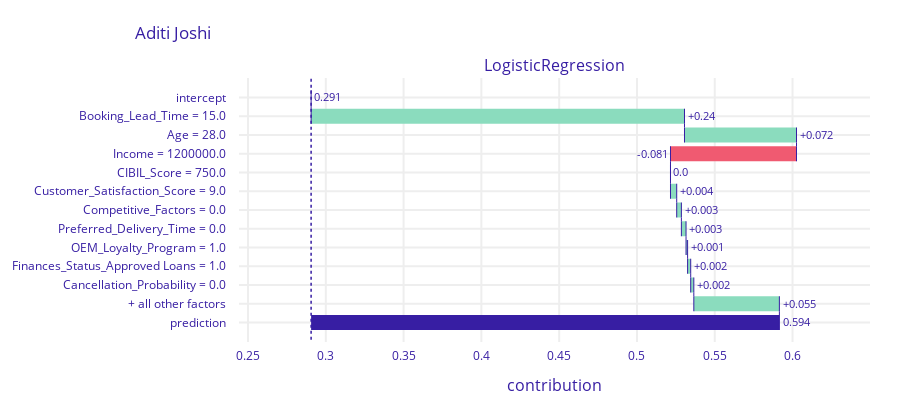
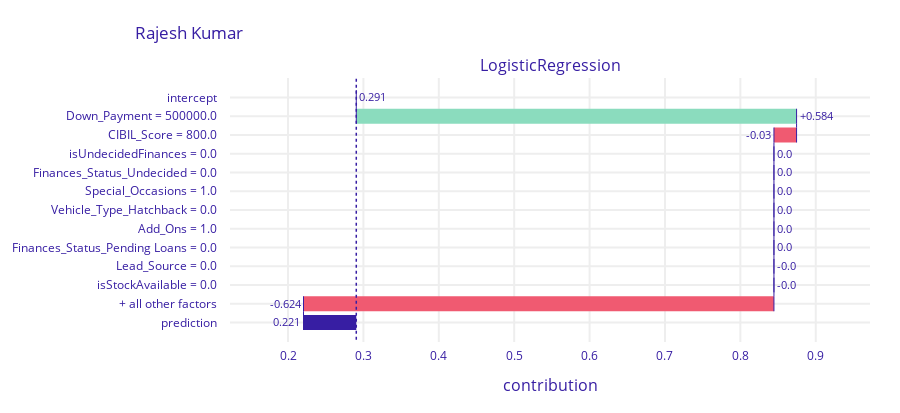
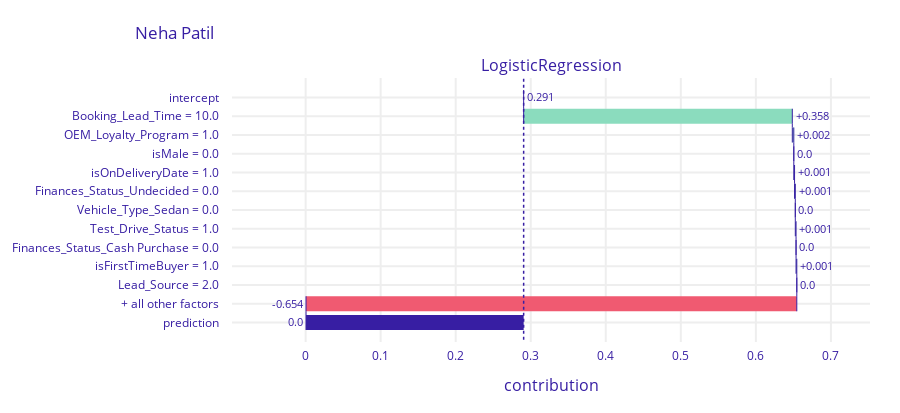
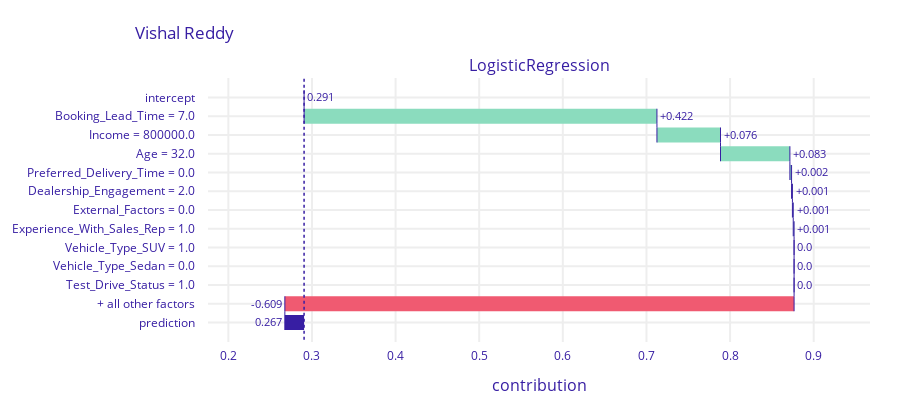

The cell these charts' notebook holds for them, in order:
### Code cell
import dalex as dx

exp = dx.Explainer(model, X, y)
df_index = pd.read_excel('BCI backup.xlsx', sheet_name='Dummy leads')

for i in range(len(X)):
    # Get feature importance
    breakdown = exp.predict_parts(X.iloc[i], type='break_down', label=X.index[0])
    breakdown.plot(title=df_index.iloc[i]['Customer name'])

### Figure 1 — Plotly figure (JSON) as saved in the notebook; plotly's stock layout.template omitted (floating-point values rounded to 4 significant figures)
{"data": [{"base": 0.2906, "connector": {"line": {"color": "#371ea3", "dash": "solid", "width": 1}, "mode": "spanning"}, "decreasing": {"marker": {"color": "#f05a71"}}, "hoverinfo": "text+delta", "hoverlabel": {"bgcolor": "rgba(0,0,0,0.8)"}, "hovertext": ["Average response: 0.291<br>Prediction: 0.594", "Booking_Lead_Time = 15.0<br>increases average response by", "Age = 28.0<br>increases average response by", "Income = 1200000.0<br>decreases average response by", "CIBIL_Score = 750.0<br>decreases average response by", "Customer_Satisfaction_Score = 9.0<br>increases average response by", "Competitive_Factors = 0.0<br>increases average response by", "Preferred_Delivery_Time = 0.0<br>increases average response by", "OEM_Loyalty_Program = 1.0<br>increases average response by", "Finances_Status_Approved Loans = 1.0<br>increases average response by", "Cancellation_Probability = 0.0<br>increases average response by", "+ all other factors<br>increases average response by", "Average response: 0.291<br>Prediction: 0.594"], "increasing": {"marker": {"color": "#8bdcbe"}}, "measure": ["relative", "relative", "relative", "relative", "relative", "relative", "relative", "relative", "relative", "relative", "relative", "relative", "total"], "orientation": "h", "showlegend": false, "text": ["0.291", "+0.24", "+0.072", "-0.081", "0.0", "+0.004", "+0.003", "+0.003", "+0.001", "+0.002", "+0.002", "+0.055", "0.594"], "textposition": "outside", "totals": {"marker": {"color": "#371ea3"}}, "type": "waterfall", "x": [0, 0.24, 0.072, -0.081, 0, 0.004, 0.003, 0.003, 0.001, 0.002, 0.002, 0.055, 0.303], "xaxis": "x", "y": ["intercept", "Booking_Lead_Time = 15.0", "Age = 28.0", "Income = 1200000.0", "CIBIL_Score = 750.0", "Customer_Satisfaction_Score = 9.0", "Competitive_Factors = 0.0", "Preferred_Delivery_Time = 0.0", "OEM_Loyalty_Program = 1.0", "Finances_Status_Approved Loans = 1.0", "Cancellation_Probability = 0.0", "+ all other factors", "prediction"], "yaxis": "y"}], "layout": {"annotations": [{"font": {"size": 16}, "showarrow": false, "text": "LogisticRegression", "x": 0.5, "xanchor": "center", "xref": "paper", "y": 1, "yanchor": "bottom", "yref": "paper"}, {"font": {"size": 16}, "showarrow": false, "text": "contribution", "x": 0.5, "xanchor": "center", "xref": "paper", "y": 0, "yanchor": "top", "yref": "paper", "yshift": -30}], "font": {"color": "#371ea3"}, "height": 413, "margin": {"b": 71, "r": 30, "t": 78}, "shapes": [{"line": {"color": "#371ea3", "dash": "dot", "width": 1.5}, "type": "line", "x0": 0.2906, "x1": 0.2906, "xref": "x", "y0": -1, "y1": 13, "yref": "y"}], "title": {"text": "Aditi Joshi", "x": 0.15}, "xaxis": {"anchor": "y", "automargin": true, "domain": [0, 1], "fixedrange": true, "gridwidth": 2, "range": [0.2442, 0.6498], "tickcolor": "white", "ticklen": 3, "ticks": "outside", "type": "linear", "zeroline": false}, "yaxis": {"anchor": "x", "automargin": true, "autorange": "reversed", "domain": [0, 1], "fixedrange": true, "gridwidth": 2, "tickcolor": "white", "ticklen": 10, "ticks": "outside", "type": "category"}}}

### Figure 2 — Plotly figure (JSON) as saved in the notebook; plotly's stock layout.template omitted (floating-point values rounded to 4 significant figures)
{"data": [{"base": 0.2906, "connector": {"line": {"color": "#371ea3", "dash": "solid", "width": 1}, "mode": "spanning"}, "decreasing": {"marker": {"color": "#f05a71"}}, "hoverinfo": "text+delta", "hoverlabel": {"bgcolor": "rgba(0,0,0,0.8)"}, "hovertext": ["Average response: 0.291<br>Prediction: 0.221", "Down_Payment = 500000.0<br>increases average response by", "CIBIL_Score = 800.0<br>decreases average response by", "isUndecidedFinances = 0.0<br>decreases average response by", "Finances_Status_Undecided = 0.0<br>decreases average response by", "Special_Occasions = 1.0<br>decreases average response by", "Vehicle_Type_Hatchback = 0.0<br>decreases average response by", "Add_Ons = 1.0<br>decreases average response by", "Finances_Status_Pending Loans = 0.0<br>decreases average response by", "Lead_Source = 0.0<br>decreases average response by", "isStockAvailable = 0.0<br>decreases average response by", "+ all other factors<br>decreases average response by", "Average response: 0.291<br>Prediction: 0.221"], "increasing": {"marker": {"color": "#8bdcbe"}}, "measure": ["relative", "relative", "relative", "relative", "relative", "relative", "relative", "relative", "relative", "relative", "relative", "relative", "total"], "orientation": "h", "showlegend": false, "text": ["0.291", "+0.584", "-0.03", "0.0", "0.0", "0.0", "0.0", "0.0", "0.0", "-0.0", "-0.0", "-0.624", "0.221"], "textposition": "outside", "totals": {"marker": {"color": "#371ea3"}}, "type": "waterfall", "x": [0, 0.584, -0.03, 0, 0, 0, 0, 0, 0, 0, 0, -0.624, -0.07], "xaxis": "x", "y": ["intercept", "Down_Payment = 500000.0", "CIBIL_Score = 800.0", "isUndecidedFinances = 0.0", "Finances_Status_Undecided = 0.0", "Special_Occasions = 1.0", "Vehicle_Type_Hatchback = 0.0", "Add_Ons = 1.0", "Finances_Status_Pending Loans = 0.0", "Lead_Source = 0.0", "isStockAvailable = 0.0", "+ all other factors", "prediction"], "yaxis": "y"}], "layout": {"annotations": [{"font": {"size": 16}, "showarrow": false, "text": "LogisticRegression", "x": 0.5, "xanchor": "center", "xref": "paper", "y": 1, "yanchor": "bottom", "yref": "paper"}, {"font": {"size": 16}, "showarrow": false, "text": "contribution", "x": 0.5, "xanchor": "center", "xref": "paper", "y": 0, "yanchor": "top", "yref": "paper", "yshift": -30}], "font": {"color": "#371ea3"}, "height": 413, "margin": {"b": 71, "r": 30, "t": 78}, "shapes": [{"line": {"color": "#371ea3", "dash": "dot", "width": 1.5}, "type": "line", "x0": 0.2906, "x1": 0.2906, "xref": "x", "y0": -1, "y1": 13, "yref": "y"}], "title": {"text": "Rajesh Kumar", "x": 0.15}, "xaxis": {"anchor": "y", "automargin": true, "domain": [0, 1], "fixedrange": true, "gridwidth": 2, "range": [0.1231, 0.9719], "tickcolor": "white", "ticklen": 3, "ticks": "outside", "type": "linear", "zeroline": false}, "yaxis": {"anchor": "x", "automargin": true, "autorange": "reversed", "domain": [0, 1], "fixedrange": true, "gridwidth": 2, "tickcolor": "white", "ticklen": 10, "ticks": "outside", "type": "category"}}}

### Figure 3 — Plotly figure (JSON) as saved in the notebook; plotly's stock layout.template omitted (floating-point values rounded to 4 significant figures)
{"data": [{"base": 0.2906, "connector": {"line": {"color": "#371ea3", "dash": "solid", "width": 1}, "mode": "spanning"}, "decreasing": {"marker": {"color": "#f05a71"}}, "hoverinfo": "text+delta", "hoverlabel": {"bgcolor": "rgba(0,0,0,0.8)"}, "hovertext": ["Average response: 0.291<br>Prediction: 0.0", "Booking_Lead_Time = 10.0<br>increases average response by", "OEM_Loyalty_Program = 1.0<br>increases average response by", "isMale = 0.0<br>decreases average response by", "isOnDeliveryDate = 1.0<br>increases average response by", "Finances_Status_Undecided = 0.0<br>increases average response by", "Vehicle_Type_Sedan = 0.0<br>decreases average response by", "Test_Drive_Status = 1.0<br>increases average response by", "Finances_Status_Cash Purchase = 0.0<br>decreases average response by", "isFirstTimeBuyer = 1.0<br>increases average response by", "Lead_Source = 2.0<br>decreases average response by", "+ all other factors<br>decreases average response by", "Average response: 0.291<br>Prediction: 0.0"], "increasing": {"marker": {"color": "#8bdcbe"}}, "measure": ["relative", "relative", "relative", "relative", "relative", "relative", "relative", "relative", "relative", "relative", "relative", "relative", "total"], "orientation": "h", "showlegend": false, "text": ["0.291", "+0.358", "+0.002", "0.0", "+0.001", "+0.001", "0.0", "+0.001", "0.0", "+0.001", "0.0", "-0.654", "0.0"], "textposition": "outside", "totals": {"marker": {"color": "#371ea3"}}, "type": "waterfall", "x": [0, 0.358, 0.002, 0, 0.001, 0.001, 0, 0.001, 0, 0.001, 0, -0.654, -0.291], "xaxis": "x", "y": ["intercept", "Booking_Lead_Time = 10.0", "OEM_Loyalty_Program = 1.0", "isMale = 0.0", "isOnDeliveryDate = 1.0", "Finances_Status_Undecided = 0.0", "Vehicle_Type_Sedan = 0.0", "Test_Drive_Status = 1.0", "Finances_Status_Cash Purchase = 0.0", "isFirstTimeBuyer = 1.0", "Lead_Source = 2.0", "+ all other factors", "prediction"], "yaxis": "y"}], "layout": {"annotations": [{"font": {"size": 16}, "showarrow": false, "text": "LogisticRegression", "x": 0.5, "xanchor": "center", "xref": "paper", "y": 1, "yanchor": "bottom", "yref": "paper"}, {"font": {"size": 16}, "showarrow": false, "text": "contribution", "x": 0.5, "xanchor": "center", "xref": "paper", "y": 0, "yanchor": "top", "yref": "paper", "yshift": -30}], "font": {"color": "#371ea3"}, "height": 413, "margin": {"b": 71, "r": 30, "t": 78}, "shapes": [{"line": {"color": "#371ea3", "dash": "dot", "width": 1.5}, "type": "line", "x0": 0.2906, "x1": 0.2906, "xref": "x", "y0": -1, "y1": 13, "yref": "y"}], "title": {"text": "Neha Patil", "x": 0.15}, "xaxis": {"anchor": "y", "automargin": true, "domain": [0, 1], "fixedrange": true, "gridwidth": 2, "range": [-0.0981, 0.7521], "tickcolor": "white", "ticklen": 3, "ticks": "outside", "type": "linear", "zeroline": false}, "yaxis": {"anchor": "x", "automargin": true, "autorange": "reversed", "domain": [0, 1], "fixedrange": true, "gridwidth": 2, "tickcolor": "white", "ticklen": 10, "ticks": "outside", "type": "category"}}}

### Figure 4 — Plotly figure (JSON) as saved in the notebook; plotly's stock layout.template omitted (floating-point values rounded to 4 significant figures)
{"data": [{"base": 0.2906, "connector": {"line": {"color": "#371ea3", "dash": "solid", "width": 1}, "mode": "spanning"}, "decreasing": {"marker": {"color": "#f05a71"}}, "hoverinfo": "text+delta", "hoverlabel": {"bgcolor": "rgba(0,0,0,0.8)"}, "hovertext": ["Average response: 0.291<br>Prediction: 0.267", "Booking_Lead_Time = 7.0<br>increases average response by", "Income = 800000.0<br>increases average response by", "Age = 32.0<br>increases average response by", "Preferred_Delivery_Time = 0.0<br>increases average response by", "Dealership_Engagement = 2.0<br>increases average response by", "External_Factors = 0.0<br>increases average response by", "Experience_With_Sales_Rep = 1.0<br>increases average response by", "Vehicle_Type_SUV = 1.0<br>decreases average response by", "Vehicle_Type_Sedan = 0.0<br>decreases average response by", "Test_Drive_Status = 1.0<br>decreases average response by", "+ all other factors<br>decreases average response by", "Average response: 0.291<br>Prediction: 0.267"], "increasing": {"marker": {"color": "#8bdcbe"}}, "measure": ["relative", "relative", "relative", "relative", "relative", "relative", "relative", "relative", "relative", "relative", "relative", "relative", "total"], "orientation": "h", "showlegend": false, "text": ["0.291", "+0.422", "+0.076", "+0.083", "+0.002", "+0.001", "+0.001", "+0.001", "0.0", "0.0", "0.0", "-0.609", "0.267"], "textposition": "outside", "totals": {"marker": {"color": "#371ea3"}}, "type": "waterfall", "x": [0, 0.422, 0.076, 0.083, 0.002, 0.001, 0.001, 0.001, 0, 0, 0, -0.609, -0.023], "xaxis": "x", "y": ["intercept", "Booking_Lead_Time = 7.0", "Income = 800000.0", "Age = 32.0", "Preferred_Delivery_Time = 0.0", "Dealership_Engagement = 2.0", "External_Factors = 0.0", "Experience_With_Sales_Rep = 1.0", "Vehicle_Type_SUV = 1.0", "Vehicle_Type_Sedan = 0.0", "Test_Drive_Status = 1.0", "+ all other factors", "prediction"], "yaxis": "y"}], "layout": {"annotations": [{"font": {"size": 16}, "showarrow": false, "text": "LogisticRegression", "x": 0.5, "xanchor": "center", "xref": "paper", "y": 1, "yanchor": "bottom", "yref": "paper"}, {"font": {"size": 16}, "showarrow": false, "text": "contribution", "x": 0.5, "xanchor": "center", "xref": "paper", "y": 0, "yanchor": "top", "yref": "paper", "yshift": -30}], "font": {"color": "#371ea3"}, "height": 413, "margin": {"b": 71, "r": 30, "t": 78}, "shapes": [{"line": {"color": "#371ea3", "dash": "dot", "width": 1.5}, "type": "line", "x0": 0.2906, "x1": 0.2906, "xref": "x", "y0": -1, "y1": 13, "yref": "y"}], "title": {"text": "Vishal Reddy", "x": 0.15}, "xaxis": {"anchor": "y", "automargin": true, "domain": [0, 1], "fixedrange": true, "gridwidth": 2, "range": [0.1757, 0.9674], "tickcolor": "white", "ticklen": 3, "ticks": "outside", "type": "linear", "zeroline": false}, "yaxis": {"anchor": "x", "automargin": true, "autorange": "reversed", "domain": [0, 1], "fixedrange": true, "gridwidth": 2, "tickcolor": "white", "ticklen": 10, "ticks": "outside", "type": "category"}}}
